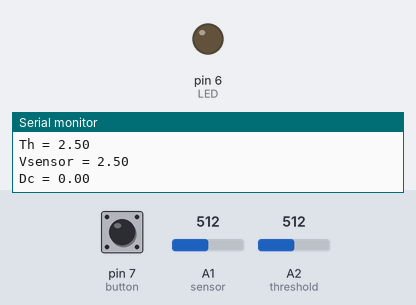
Simulated run of this program. Board: Arduino Uno, built with avr-gcc and run on an emulated ATmega328P. Parts: output pins drawn as LEDs (lit = HIGH), the last lines printed to the serial monitor. The test bench sets the inputs (shaded band); at power-on: A1 (sensor) = 512, A2 (threshold) = 512, pin 7 (button) HIGH.

Above: at 5.8 s.
5.9 s: A1 (sensor) set to 716
At 11.1 s:
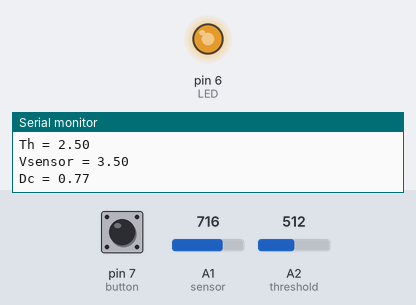
11.9 s: A2 (threshold) set to 716
At 16.1 s:
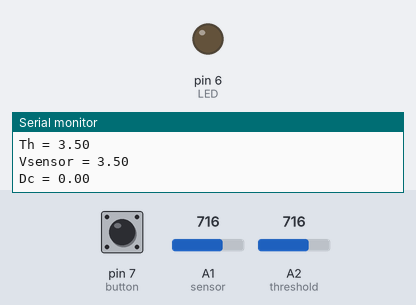
Timing chart, 0 to 17.6 s (numbered marks = the images above; inputs shaded):
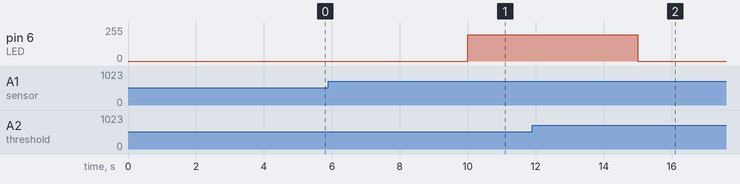

The program:

main.cpp
```cpp
// C++ code
//
#include <math.h>
#include <Arduino.h>

int counter = 0;
int sensor = A1;
int threshold = A2;
int LED = 6;
int button = 7;
bool previousPressed = false;


void setup()
{
  Serial.begin(9600);

  pinMode(sensor, INPUT);
  pinMode(threshold, INPUT);
  pinMode(LED, OUTPUT);
  pinMode(button, INPUT_PULLUP);

}

float DC(float threshold, float V_sensor)
{

  if (counter == 0)
  {
    Serial.println("Auto");

    if (fabs(threshold - 3.79) < 0.01)
    {

      return 1.0;
    }

    float dc = ((1.0 / (threshold - 3.79) ) * ((-1) * V_sensor + 3.79) + 1.0);
    Serial.print("Dc = ");
    Serial.println(dc);
    Serial.print("Th = ");
    Serial.println(threshold);
    Serial.print("Vsensor = ");
    Serial.println(V_sensor);

    if (dc < 0) dc = 0.0;
    if (dc > 1) dc = 1.0;
    Serial.print("Dc = ");
    Serial.println(dc);
    return dc;
  }
  else if (counter == 1)
  {
    Serial.println("OFF");
    return 0;
  }
  else if (counter == 2)
  {
    Serial.println("50%");
    return 0.5;
  }
  else
  {
    Serial.println("100%");
    return 1.0;
  }
}

void loop()
{

  float V_threshold = analogRead(threshold) * (5.0 /1023.0);
  float V_sensor = analogRead(sensor) * (5.0 /1023.0);
  bool pressed = (digitalRead(button) == LOW);

  if (pressed && !previousPressed)
  {
    counter = (counter + 1) % 4;
    Serial.print("Counter = ");
    Serial.println(counter);
    Serial.print("Pressed = ");
    Serial.println(pressed);
  }

  float Dc = DC(V_threshold, V_sensor);
  analogWrite(LED, Dc * 255);

  previousPressed = pressed;
  delay(5000);

}
```

Measured:
- after the input at 5.9 s, pin 6 (LED): 0/255 → 197/255 after 4.1 s
- after the input at 11.9 s, pin 6 (LED): 197/255 → 0/255 after 3.1 s
